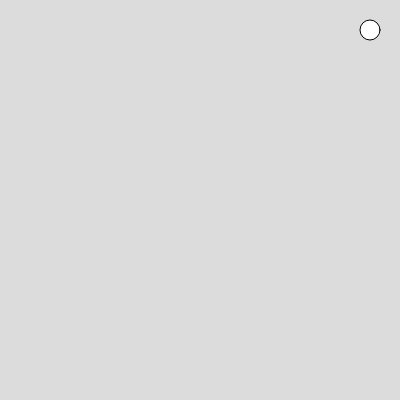
Frame 1 (no input)
Frame 60 (no input): identical to frame 1, image omitted
Frame 120 (the mouse pressed at the canvas centre since frame 60): identical to frame 1, image omitted

The p5.js sketch that drew this single still picture (run headless with seeded random() and noise() and a simulated clock; from frame 60 on, the mouse is pressed at the canvas centre):

// p5.js sketch
// ── sketch.js
let face;
let face2;
let selectedColor;
let faces;


function setup() {
  createCanvas(400, 400);
  // face = new Face(200, 150, color('blue'));
  // face2 = new Face(50, 50, color('orange'));
  selectedColor = color('white'); 

  faces = (
    new Face(200, 150, color('blue')), 
    new Face(50, 50, color('orange')), 
    new Face(100, 250, color('purple')));     
} 

function draw() {
    background(220);
 
    for(let i=0; i < faces.length; i++) {
      faces[i].draw();    // calling draw function from each face
    }

    fill(selectedColor);
    circle(width-30, 30, 20);
}

function mousePressed() {
  let isInFace = false
  for(let i=0; i < faces.length;i++) {
    if(faces[i].contains(mouseX, mouseY)) {
      selectedColor = faces[i].fill;
      isInFace = true;
    }
  }
  if(isInFace) {
    selectedColor = color('white');
  }
  // if(face.contains(mouseX, mouseY)) {
  //   selectedColor = face.fill;
  // }
  // else if (face2.contains(mouseX, mouseY)) {
  // selectedColor = face2.fill;
  // }
  // else {
  //   selectedColor = color('white');
  // }
  console.log("selected color is " + selectedColor)
}

class Face {
  constructor(x, y, fill) {
    this.x = x;
    this.y = y;
    this.fill = fill;
  }

  draw() {
    fill(this.fill);
    square(this.x, this.y, 100);
    fill(0);
    circle(this.x+20, this.y+20, 10);
    circle(this.x+80, this.y+25, 15);

    stroke(0);
    line(this.x+20, this.y+50, this.x+80, this.y+50);
  }

  contains(x, y) {
    let insideX = x >= this.x && x <= this.x+100;
    let insideY = y >= this.y && y <= this.y+100;
    return insideX && insideY; //return true if inside x and y is true otherwise itwill return false
  }
}
